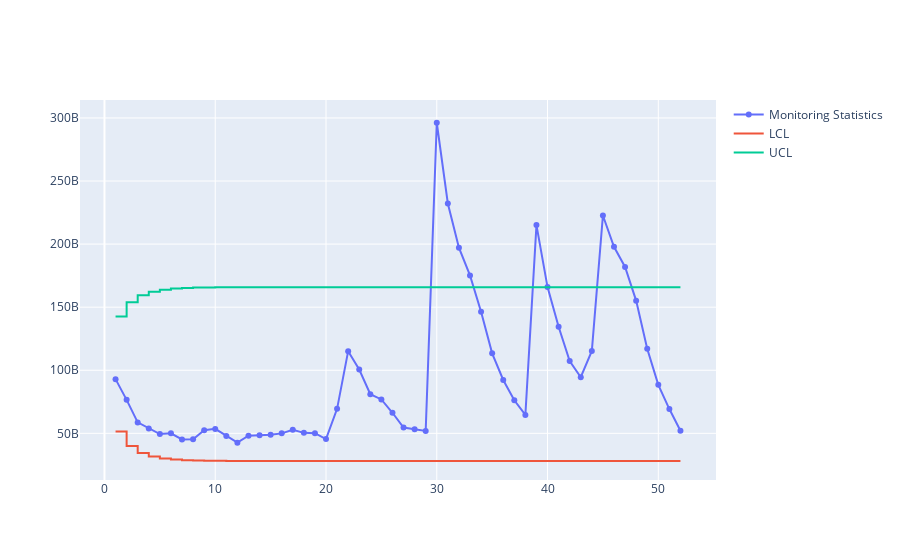

Source (notebook cell):
### Code cell
fig = go.Figure()

fig.add_trace(go.Scatter(x = df_new.index + 1 ,y = df_new['x'],mode= 'markers+lines',name= 'Monitoring Statistics'))
fig.add_trace(go.Scatter(x = df_new.index + 1 ,y = df_new_lcl,line_shape='hv',name= 'LCL'))
fig.add_trace(go.Scatter(x = df_new.index + 1 ,y = df_new_ucl,line_shape='hv',name= 'UCL'))
# fig.add_trace(go.Scatter(x = df_new.index + 1 ,y = [statistics.mean(df_new['x'])] * len(df_new['x']),line_shape='hv',name= 'Mean'))


# fig.update_layout(width=1200, height=600,
#                  xaxis = dict(
#                         tickmode = 'linear',
#                         tick0 = 0,
#                         dtick = 1
#                     )
#                   ,yaxis_range=[-2,10], xaxis_range=[1,31],
#                   title = 'EWMA Control Chart')

fig.show()
